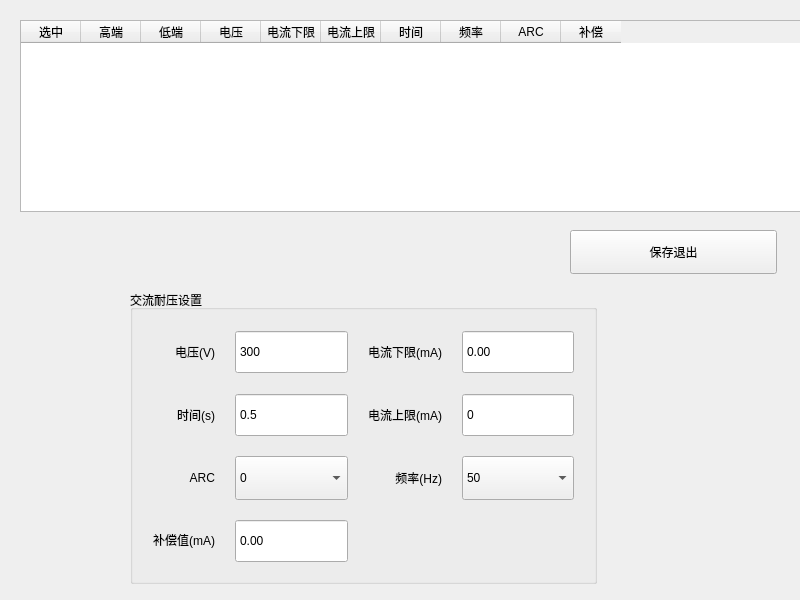
<?xml version="1.0" encoding="UTF-8"?>
<ui version="4.0">
 <class>PageAcw</class>
 <widget class="QWidget" name="PageAcw">
  <property name="geometry">
   <rect>
    <x>0</x>
    <y>0</y>
    <width>800</width>
    <height>600</height>
   </rect>
  </property>
  <property name="windowTitle">
   <string>Form</string>
  </property>
  <widget class="QTableWidget" name="TabParams">
   <property name="geometry">
    <rect>
     <x>20</x>
     <y>20</y>
     <width>781</width>
     <height>192</height>
    </rect>
   </property>
   <attribute name="horizontalHeaderDefaultSectionSize">
    <number>60</number>
   </attribute>
   <column>
    <property name="text">
     <string>选中</string>
    </property>
   </column>
   <column>
    <property name="text">
     <string>高端</string>
    </property>
   </column>
   <column>
    <property name="text">
     <string>低端</string>
    </property>
   </column>
   <column>
    <property name="text">
     <string>电压</string>
    </property>
   </column>
   <column>
    <property name="text">
     <string>电流下限</string>
    </property>
   </column>
   <column>
    <property name="text">
     <string>电流上限</string>
    </property>
   </column>
   <column>
    <property name="text">
     <string>时间</string>
    </property>
   </column>
   <column>
    <property name="text">
     <string>频率</string>
    </property>
   </column>
   <column>
    <property name="text">
     <string>ARC</string>
    </property>
   </column>
   <column>
    <property name="text">
     <string>补偿</string>
    </property>
   </column>
  </widget>
  <widget class="QGroupBox" name="BoxCtrl">
   <property name="geometry">
    <rect>
     <x>130</x>
     <y>290</y>
     <width>467</width>
     <height>294</height>
    </rect>
   </property>
   <property name="focusPolicy">
    <enum>Qt::StrongFocus</enum>
   </property>
   <property name="title">
    <string>交流耐压设置</string>
   </property>
   <layout class="QGridLayout" name="LayoutCtrl" columnstretch="0,1,0,1">
    <property name="leftMargin">
     <number>20</number>
    </property>
    <property name="topMargin">
     <number>20</number>
    </property>
    <property name="rightMargin">
     <number>20</number>
    </property>
    <property name="bottomMargin">
     <number>20</number>
    </property>
    <property name="spacing">
     <number>20</number>
    </property>
    <item row="0" column="3">
     <widget class="QDoubleSpinBox" name="BoxMin">
      <property name="sizePolicy">
       <sizepolicy hsizetype="Expanding" vsizetype="Expanding">
        <horstretch>0</horstretch>
        <verstretch>0</verstretch>
       </sizepolicy>
      </property>
      <property name="minimumSize">
       <size>
        <width>97</width>
        <height>44</height>
       </size>
      </property>
      <property name="focusPolicy">
       <enum>Qt::ClickFocus</enum>
      </property>
      <property name="buttonSymbols">
       <enum>QAbstractSpinBox::NoButtons</enum>
      </property>
      <property name="decimals">
       <number>2</number>
      </property>
      <property name="minimum">
       <double>0.000000000000000</double>
      </property>
      <property name="value">
       <double>0.000000000000000</double>
      </property>
     </widget>
    </item>
    <item row="0" column="0">
     <widget class="QLabel" name="TextVoltage">
      <property name="sizePolicy">
       <sizepolicy hsizetype="Expanding" vsizetype="Expanding">
        <horstretch>0</horstretch>
        <verstretch>0</verstretch>
       </sizepolicy>
      </property>
      <property name="text">
       <string>电压(V)</string>
      </property>
      <property name="alignment">
       <set>Qt::AlignRight|Qt::AlignTrailing|Qt::AlignVCenter</set>
      </property>
     </widget>
    </item>
    <item row="0" column="2">
     <widget class="QLabel" name="TextMin">
      <property name="sizePolicy">
       <sizepolicy hsizetype="Expanding" vsizetype="Expanding">
        <horstretch>0</horstretch>
        <verstretch>0</verstretch>
       </sizepolicy>
      </property>
      <property name="text">
       <string>电流下限(mA)</string>
      </property>
      <property name="alignment">
       <set>Qt::AlignRight|Qt::AlignTrailing|Qt::AlignVCenter</set>
      </property>
     </widget>
    </item>
    <item row="1" column="0">
     <widget class="QLabel" name="TextTime">
      <property name="sizePolicy">
       <sizepolicy hsizetype="Expanding" vsizetype="Expanding">
        <horstretch>0</horstretch>
        <verstretch>0</verstretch>
       </sizepolicy>
      </property>
      <property name="text">
       <string>时间(s)</string>
      </property>
      <property name="alignment">
       <set>Qt::AlignRight|Qt::AlignTrailing|Qt::AlignVCenter</set>
      </property>
     </widget>
    </item>
    <item row="1" column="1">
     <widget class="QDoubleSpinBox" name="BoxTime">
      <property name="sizePolicy">
       <sizepolicy hsizetype="Expanding" vsizetype="Expanding">
        <horstretch>0</horstretch>
        <verstretch>0</verstretch>
       </sizepolicy>
      </property>
      <property name="minimumSize">
       <size>
        <width>97</width>
        <height>44</height>
       </size>
      </property>
      <property name="focusPolicy">
       <enum>Qt::ClickFocus</enum>
      </property>
      <property name="buttonSymbols">
       <enum>QAbstractSpinBox::NoButtons</enum>
      </property>
      <property name="decimals">
       <number>1</number>
      </property>
      <property name="minimum">
       <double>0.500000000000000</double>
      </property>
     </widget>
    </item>
    <item row="1" column="2">
     <widget class="QLabel" name="TextMax">
      <property name="sizePolicy">
       <sizepolicy hsizetype="Expanding" vsizetype="Expanding">
        <horstretch>0</horstretch>
        <verstretch>0</verstretch>
       </sizepolicy>
      </property>
      <property name="text">
       <string>电流上限(mA)</string>
      </property>
      <property name="alignment">
       <set>Qt::AlignRight|Qt::AlignTrailing|Qt::AlignVCenter</set>
      </property>
     </widget>
    </item>
    <item row="1" column="3">
     <widget class="QDoubleSpinBox" name="BoxMax">
      <property name="sizePolicy">
       <sizepolicy hsizetype="Expanding" vsizetype="Expanding">
        <horstretch>0</horstretch>
        <verstretch>0</verstretch>
       </sizepolicy>
      </property>
      <property name="minimumSize">
       <size>
        <width>97</width>
        <height>44</height>
       </size>
      </property>
      <property name="focusPolicy">
       <enum>Qt::ClickFocus</enum>
      </property>
      <property name="buttonSymbols">
       <enum>QAbstractSpinBox::NoButtons</enum>
      </property>
      <property name="decimals">
       <number>0</number>
      </property>
      <property name="maximum">
       <double>9999.000000000000000</double>
      </property>
     </widget>
    </item>
    <item row="3" column="0">
     <widget class="QLabel" name="TextOffset">
      <property name="sizePolicy">
       <sizepolicy hsizetype="Expanding" vsizetype="Expanding">
        <horstretch>0</horstretch>
        <verstretch>0</verstretch>
       </sizepolicy>
      </property>
      <property name="text">
       <string>补偿值(mA)</string>
      </property>
      <property name="alignment">
       <set>Qt::AlignRight|Qt::AlignTrailing|Qt::AlignVCenter</set>
      </property>
     </widget>
    </item>
    <item row="3" column="1">
     <widget class="QDoubleSpinBox" name="BoxOffset">
      <property name="sizePolicy">
       <sizepolicy hsizetype="Expanding" vsizetype="Expanding">
        <horstretch>0</horstretch>
        <verstretch>0</verstretch>
       </sizepolicy>
      </property>
      <property name="minimumSize">
       <size>
        <width>97</width>
        <height>44</height>
       </size>
      </property>
      <property name="focusPolicy">
       <enum>Qt::ClickFocus</enum>
      </property>
      <property name="buttonSymbols">
       <enum>QAbstractSpinBox::NoButtons</enum>
      </property>
      <property name="decimals">
       <number>2</number>
      </property>
     </widget>
    </item>
    <item row="2" column="0">
     <widget class="QLabel" name="TextArc">
      <property name="text">
       <string>ARC</string>
      </property>
      <property name="alignment">
       <set>Qt::AlignRight|Qt::AlignTrailing|Qt::AlignVCenter</set>
      </property>
     </widget>
    </item>
    <item row="2" column="2">
     <widget class="QLabel" name="TextFrequcy">
      <property name="text">
       <string>频率(Hz)</string>
      </property>
      <property name="alignment">
       <set>Qt::AlignRight|Qt::AlignTrailing|Qt::AlignVCenter</set>
      </property>
     </widget>
    </item>
    <item row="2" column="1">
     <widget class="QComboBox" name="BoxArc">
      <property name="sizePolicy">
       <sizepolicy hsizetype="Expanding" vsizetype="Expanding">
        <horstretch>0</horstretch>
        <verstretch>0</verstretch>
       </sizepolicy>
      </property>
      <property name="minimumSize">
       <size>
        <width>97</width>
        <height>44</height>
       </size>
      </property>
      <item>
       <property name="text">
        <string>0</string>
       </property>
      </item>
      <item>
       <property name="text">
        <string>1</string>
       </property>
      </item>
      <item>
       <property name="text">
        <string>2</string>
       </property>
      </item>
      <item>
       <property name="text">
        <string>3</string>
       </property>
      </item>
      <item>
       <property name="text">
        <string>4</string>
       </property>
      </item>
      <item>
       <property name="text">
        <string>5</string>
       </property>
      </item>
      <item>
       <property name="text">
        <string>6</string>
       </property>
      </item>
      <item>
       <property name="text">
        <string>7</string>
       </property>
      </item>
      <item>
       <property name="text">
        <string>8</string>
       </property>
      </item>
      <item>
       <property name="text">
        <string>9</string>
       </property>
      </item>
     </widget>
    </item>
    <item row="2" column="3">
     <widget class="QComboBox" name="BoxFrequcy">
      <property name="sizePolicy">
       <sizepolicy hsizetype="Expanding" vsizetype="Expanding">
        <horstretch>0</horstretch>
        <verstretch>0</verstretch>
       </sizepolicy>
      </property>
      <property name="minimumSize">
       <size>
        <width>97</width>
        <height>44</height>
       </size>
      </property>
      <item>
       <property name="text">
        <string>50</string>
       </property>
      </item>
      <item>
       <property name="text">
        <string>60</string>
       </property>
      </item>
     </widget>
    </item>
    <item row="0" column="1">
     <widget class="QDoubleSpinBox" name="BoxVoltage">
      <property name="minimumSize">
       <size>
        <width>97</width>
        <height>44</height>
       </size>
      </property>
      <property name="focusPolicy">
       <enum>Qt::ClickFocus</enum>
      </property>
      <property name="buttonSymbols">
       <enum>QAbstractSpinBox::NoButtons</enum>
      </property>
      <property name="decimals">
       <number>0</number>
      </property>
      <property name="minimum">
       <double>300.000000000000000</double>
      </property>
      <property name="maximum">
       <double>9999.000000000000000</double>
      </property>
     </widget>
    </item>
   </layout>
  </widget>
  <widget class="QPushButton" name="BtnExitAcw">
   <property name="geometry">
    <rect>
     <x>570</x>
     <y>230</y>
     <width>207</width>
     <height>44</height>
    </rect>
   </property>
   <property name="sizePolicy">
    <sizepolicy hsizetype="Expanding" vsizetype="Expanding">
     <horstretch>0</horstretch>
     <verstretch>0</verstretch>
    </sizepolicy>
   </property>
   <property name="text">
    <string>保存退出</string>
   </property>
  </widget>
 </widget>
 <resources/>
 <connections/>
</ui>
